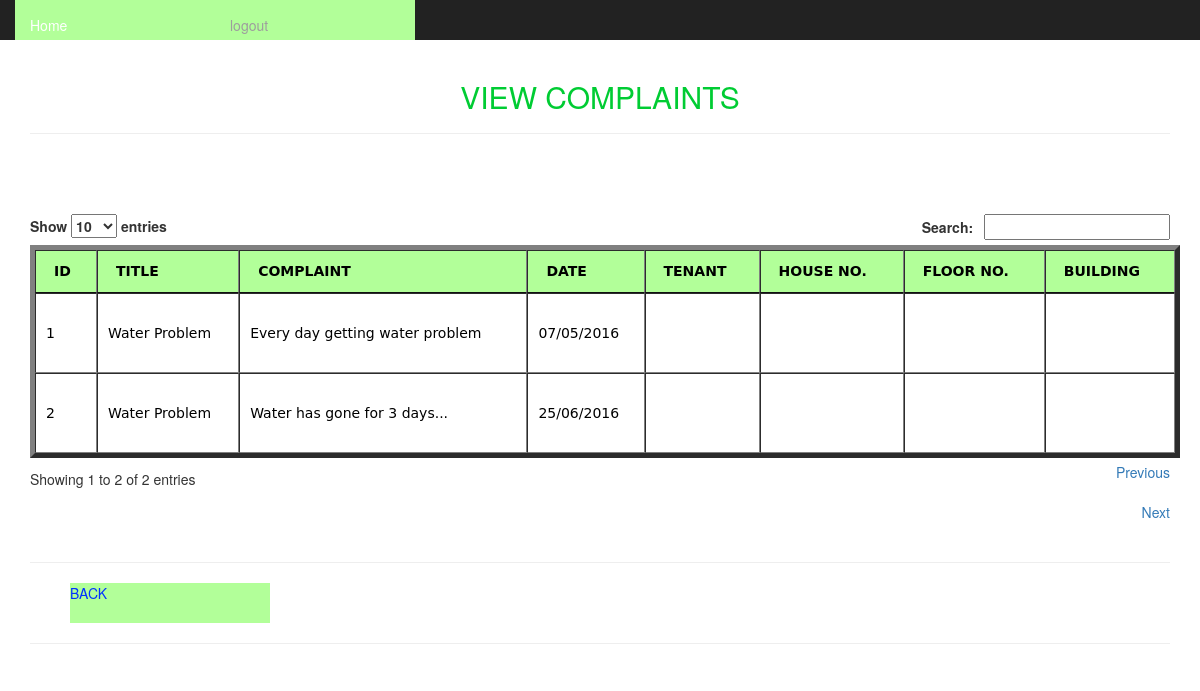
The app's page /siteadmin/eviewcomplaints.php (signed in), older data.
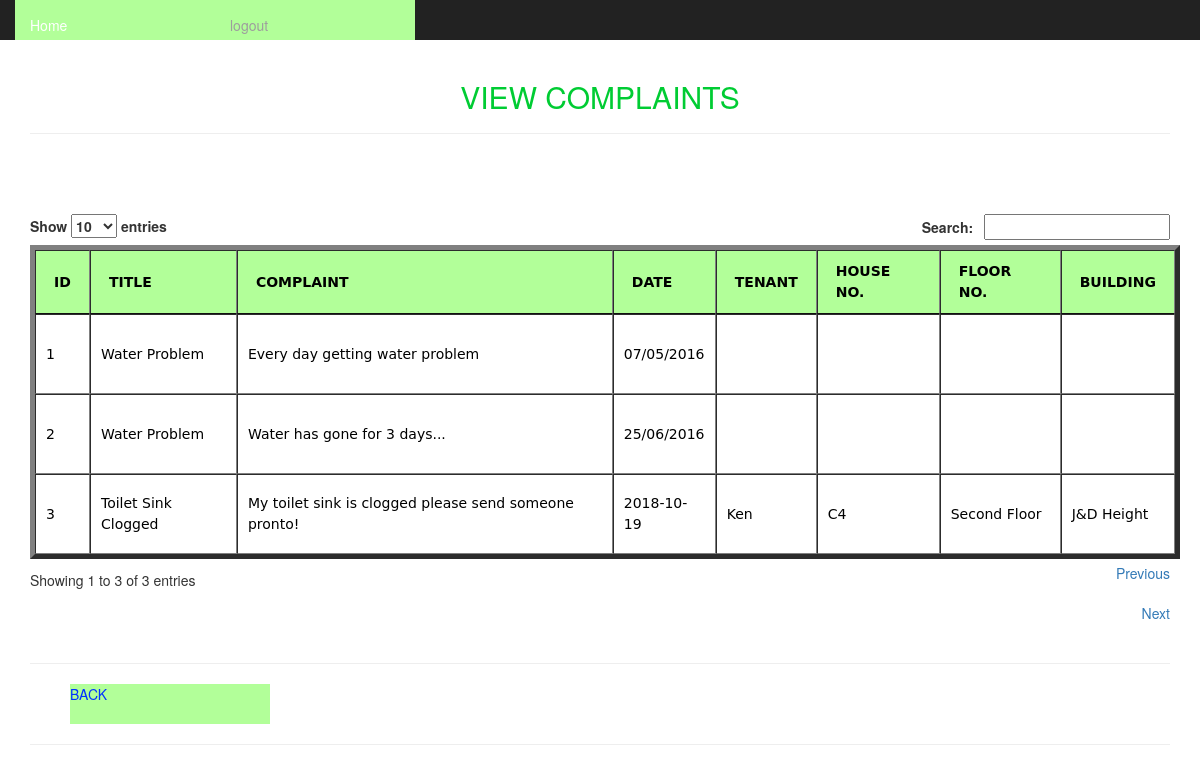
The same page, newer data.
### tables this page shows
CREATE TABLE `complaints` (
  `complain_id` int(11) NOT NULL,
  `c_title` varchar(200) NOT NULL,
  `c_description` varchar(200) NOT NULL,
  `c_date` varchar(200) NOT NULL,
  `c_month` varchar(50) NOT NULL,
  `c_year` varchar(50) NOT NULL,
  `tenant_id` int(11) NOT NULL,
  `added_date` timestamp NOT NULL DEFAULT CURRENT_TIMESTAMP
);

CREATE TABLE `tenant` (
  `id` int(11) NOT NULL,
  `r_name` varchar(200) NOT NULL,
  `r_email` varchar(200) NOT NULL,
  `r_contact` varchar(200) NOT NULL,
  `r_address` varchar(200) NOT NULL,
  `r_nid` varchar(200) NOT NULL,
  `house_id` int(11) NOT NULL,
  `r_advance` decimal(15,2) NOT NULL DEFAULT '0.00',
  `r_rent_pm` decimal(15,2) NOT NULL DEFAULT '0.00',
  `r_date` varchar(200) NOT NULL,
  `r_password` varchar(200) NOT NULL,
  `building_id` int(11) NOT NULL,
  `status` varchar(255) NOT NULL
);

CREATE TABLE `houses` (
  `id` int(11) NOT NULL,
  `floor_id` int(11) NOT NULL,
  `unit_no` varchar(255) NOT NULL,
  `status` varchar(255) NOT NULL,
  `building_id` int(11) NOT NULL
);

CREATE TABLE `floors` (
  `fid` int(11) NOT NULL,
  `floor_no` varchar(200) NOT NULL,
  `building_id` int(11) NOT NULL,
  `added_date` timestamp NOT NULL DEFAULT CURRENT_TIMESTAMP
);

CREATE TABLE `building_info` (
  `bldid` int(11) NOT NULL,
  `name` varchar(200) NOT NULL,
  `address` varchar(200) NOT NULL,
  `security_guard_mobile` varchar(200) NOT NULL,
  `building_make_year` varchar(200) NOT NULL,
  `status` varchar(255) NOT NULL,
  `added_date` timestamp NOT NULL DEFAULT CURRENT_TIMESTAMP
);

### siteadmin/eviewcomplaints.php (the view, shortened to what this page needs)
<html>
<head>
<link rel="stylesheet" href="../css/bootstrap.css" type="text/css" media="screen"/>
<link rel="stylesheet" href="css/bootstrap.min.css" type="text/css">
<link rel="stylesheet" href="../style/style.css" type="text/css" media="screen"/>
<link href="../style/jquery.dataTables.min.css" rel="stylesheet">
</head>
 <body>
<div class="container">
<nav class="nav navbar-inverse navbar-fixed-top">
<?php include_once("headerad2.php");?>
</nav><br><br><br>
   <h2 align="center" style="color:#0C3; text-transform:uppercase;">View Complaints</h2>
     <HR>
          <BR>
					<BR>
   <div><br/>
     <div align="center" style="margin-center:1px;">
<?php
$result = mysql_query("SELECT * FROM complaints");
$i=0;
echo "<table id='users' border='5' style='background-color:#B2FF99'>
<thead>
<tr>
<th>ID</th>
<th>TITLE</th>
<th>COMPLAINT</th>
<th>DATE</th>
<th>TENANT</th>
<th>HOUSE NO.</th>
<th>FLOOR NO.</th>
<th>BUILDING</th>
</tr></thead><tbody>";
while($row = mysql_fetch_array($result))
{
	$i++;
$t = mysql_query("SELECT * FROM tenant where id='".$row['tenant_id']."'");
$tenant = mysql_fetch_array($t);
$h = mysql_query("SELECT * FROM houses where id='".$tenant['house_id']."'");
$house = mysql_fetch_array($h);
$f = mysql_query("SELECT * FROM floors where fid='".$house['floor_id']."'");
$floor = mysql_fetch_array($f);
$b = mysql_query("SELECT * FROM building_info where bldid='".$tenant['building_id']."'");
$building = mysql_fetch_array($b);
echo "<tr style='width:400px;height:80px'>";
echo "<td>" . $i . "</td>";
echo "<td>" . $row['c_title'] . "</td>";
echo "<td>" . $row['c_description'] . "</td>";
echo "<td>" . $row['c_date'] . "</td>";
echo "<td>" . $tenant['r_name'] . "</td>";
echo "<td>" . $house['unit_no'] . "</td>";
echo "<td>" . $floor['floor_no'] . "</td>";
echo "<td>" . $building['name'] . "</td>";
echo "</tr>";
}
echo "</tbody></table>";
?>
</div>
<hr><ul><a href="employee_dashboard.php" class="button">BACK</a>  </ul><hr>
</html>

Row changes from the older to the newer data that the page shows:
added complaints: c_title "Toilet Sink Clogged", c_description "My toilet sink is clogged please send someone pronto!", c_date "2018-10-19", tenant.r_name "Ken", houses.unit_no "C4", floors.floor_no "Second Floor", building_info.name "J&D Height"
Text that changed along with them:
text written by a page script: "Show entries Search: Showing 1 to 2 of 2 entries Previous Next" → "Show entries Search: Showing 1 to 3 of 3 entries Previous Next"
